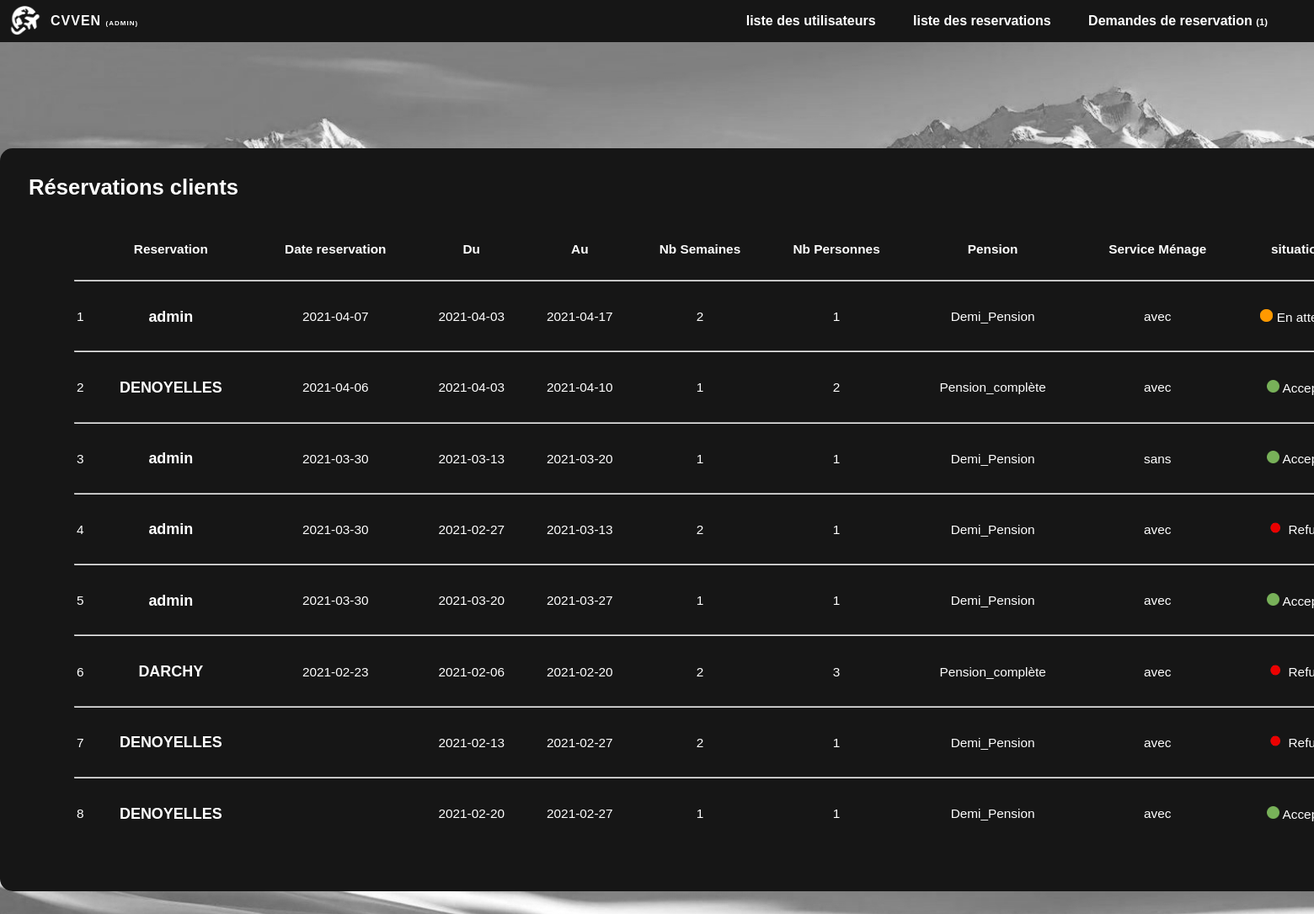
Page /Voyage/admin/listereserv.php (signed in) on the committed database.
### tables this page shows
CREATE TABLE `RESERVATION` (
  `id_Reservation` int(11) NOT NULL,
  `Date_Arrivee` date NOT NULL,
  `Date_Depart` date NOT NULL,
  `date-reserv` date DEFAULT NULL,
  `Pension` varchar(50) NOT NULL,
  `Menage` varchar(50) NOT NULL,
  `Nb_Personnes` int(11) NOT NULL,
  `Tarif_Sejour` float NOT NULL,
  `Etat_Reservation` tinyint(50) NOT NULL,
  `id_Client` int(11) NOT NULL,
  `Num_Hebergement` int(11) NOT NULL,
  `Num_Type_Hebergement` int(11) NOT NULL,
  `Situation` int(1) NOT NULL
);

CREATE TABLE `CLIENT` (
  `id_Client` int(11) NOT NULL,
  `NomClient` varchar(50) NOT NULL,
  `PrenomClient` varchar(50) NOT NULL,
  `Login` varchar(50) NOT NULL,
  `Motdepasse` varchar(50) NOT NULL,
  `Mail` varchar(50) NOT NULL,
  `admin` tinyint(1) NOT NULL
);

### Voyage/admin/listereserv.php (the view, shortened to what this page needs)
<?php
require('Connexion.php');
$notif = "SELECT * FROM `RESERVATION` WHERE `Situation` = 1 ";
$resultnotif = mysqli_query($conn,$notif) or die(mysql_error());
$query2 = "SELECT `id_Reservation`,`Num_Type_Hebergement`,`Date_Arrivee`,`Date_Depart`,`date-reserv`,`Nb_Personnes`,`Pension`,`Menage`,`Situation`,`id_Client` FROM `RESERVATION` ORDER BY `date-reserv` DESC ";
$result2 = mysqli_query($conn,$query2) or die(mysql_error());
?>
<!DOCTYPE html>
<html>
    <head>
        <link rel="stylesheet" type="text/css" href="Styles/style.css">
    </head>
    <body>
        <header class="header">
            <div class="container">
                <a href="index.html" class="logo"><img src="Images/logo.png" width=40px alt="logo du site" style="margin-top: 7px;"/></a>
                <p class="logo" style="margin-left: 50px; margin-top: 0;">CVVEN <span style="font-size: 50%;">(Admin)</span></p>
                <nav class="menu">
                    <a href="listeuser.php"> liste des utilisateurs </a>
                    <a href="listereserv.php"> liste des reservations </a>
                    <a href="reserv.php"> Demandes de reservation <span style="font-size: 70%;">(<?php echo mysqli_num_rows($resultnotif) ?>)</span> </a>
                </nav>
            </div>
        </header>
        <br>
        <br>
        <br>
        <br>
        <br>
        <br>
        <br>
        <center>
            <div id="div_1" style="width: 1700px;  font-size: 80%;">
                <br>
                <h1 style="color: #ffffff; text-align: left; margin-left: 2%;">Réservations clients</h1>
                <br>
                <table style="width: 90% ;font-size: 120%;">
                    <tr style="height: 50px;">
                        <th></th>
                        <th>Reservation</th>
                        <th>Date reservation</th>
                        <th>Du </th>
                        <th>Au</th>
                        <th>Nb Semaines</th>
                        <th>Nb Personnes</th>
                        <th>Pension</th>
                        <th>Service Ménage</th>
                        <th>situation</th>
                    </tr>
                    <?php
                    $cpt = 1;
                    while($rows2 = $result2->fetch_assoc())
                    {
                    echo '
                    <tr>
                        <td colspan="11">
                            <hr style="color: #ffffff;">
                        </td>
                    <tr>
                    <tr style="height: 50px; text-align: center;">
                        <td>'. $cpt .'</td>
                        <td><h3 id="h3_01">';
                        $id_util = $rows2['id_Client'];
                        $query4 = "SELECT `NomClient` FROM `CLIENT` WHERE `id_Client` = '$id_util'";
                        $result4 = mysqli_query($conn,$query4) or die(mysql_error());
                        $rows4 = mysqli_num_rows($result4);
                        if($rows4==1)
                        {
                            while($rows4 = $result4->fetch_assoc())
                            {
                                echo $rows4["NomClient"];
                            }
                        }
                        echo'</h3></td>';
                        echo '<td>'. $rows2["date-reserv"].'</td>
                        <td>'; $datetime1 = $rows2["Date_Arrivee"]; echo $datetime1; echo'</td>
                        <td>'; $datetime2 = $rows2["Date_Depart"]; echo $datetime2; echo'</td>
                        <td>';
                        $date1 = date_create($datetime1);
                        $date2 = date_create($datetime2);
                        $interval = date_diff($date1, $date2);
                        echo ($interval->format('%a')/7);
                        echo'</td>
                        <td>'. $rows2["Nb_Personnes"]. '</td>
                        <td>'. $rows2["Pension"]. '</td>
                        <td>'. $rows2["Menage"]. '</td>
                        <td>';
                        $situation = $rows2["Situation"];
                        if ($situation == 1){
                            echo '<img src=\'Images/orange.png\' style="height: 15px;"> En attente';
                        }
                        elseif ($situation == 2) {
                            echo '<img src=\'Images/verte.png\' style="height: 15px;"> Accepté';
                        }
                        elseif ($situation == 3) {
                            echo '<img src=\'Images/rouge.png\' style="height: 15px;"> Refusé';
                        }
                        else {
                            echo '?';
                        }
                        echo '</td>
                    </tr>';
                    $cpt = $cpt + 1;
                    }
                    ?>
                </table>
            </div>
        <center>
        <div style="height : 100px;">
        </div>
</body>
</html>

### Voyage/admin/Styles/style.css (style rules this page uses)
body, html { padding: 0; margin: 0; scrollbar-color: rgb(22, 22, 22) #5e5e5e; }
body { font-family: "Gill Sans", sans-serif; background-image: url('../Images/fond.jpg'); background-repeat: no-repeat; background-attachment: fixed; background-size: cover; color: #ffffff; margin: 0; }
a, a:hover { text-decoration: none; }
.header { background-color: rgb(22, 22, 22); height: 50px; line-height: 50px; padding-left: 10px; }
.logo { position: absolute; color: #ffffff; text-transform: uppercase; font-weight: bold; letter-spacing: 1px; float: left; }
.menu { float: right; font-weight: bold; padding-right: 15px; }
.menu a { color: #ffffff; margin-right: 40px; }
#div_1 { background-color: rgb(22, 22, 22); width: 40%; border-radius: 15px; padding-bottom: 60px; }
#h3_01 { color: #ffffff; }

### rows in the picture
reservation: value "2021-04-07", Date_Arrivee "2021-04-03", Date_Depart "2021-04-17", $interval->format('%a')/7 "2", Nb_Personnes "1", Pension "Demi_Pension", Menage "avec", Situation 1 (drawn)
client: NomClient "admin"
reservation: value "2021-04-06", Date_Arrivee "2021-04-03", Date_Depart "2021-04-10", $interval->format('%a')/7 "1", Nb_Personnes "2", Pension "Pension_complète", Menage "avec", Situation 2 (drawn)
client: NomClient "DENOYELLES"
reservation: value "2021-03-30", Date_Arrivee "2021-03-13", Date_Depart "2021-03-20", $interval->format('%a')/7 "1", Nb_Personnes "1", Pension "Demi_Pension", Menage "sans", Situation 2 (drawn)
reservation: value "2021-03-30", Date_Arrivee "2021-02-27", Date_Depart "2021-03-13", $interval->format('%a')/7 "2", Nb_Personnes "1", Pension "Demi_Pension", Menage "avec", Situation 3 (drawn)
reservation: value "2021-03-30", Date_Arrivee "2021-03-20", Date_Depart "2021-03-27", $interval->format('%a')/7 "1", Nb_Personnes "1", Pension "Demi_Pension", Menage "avec", Situation 2 (drawn)
reservation: value "2021-02-23", Date_Arrivee "2021-02-06", Date_Depart "2021-02-20", $interval->format('%a')/7 "2", Nb_Personnes "3", Pension "Pension_complète", Menage "avec", Situation 3 (drawn)
client: NomClient "DARCHY"
reservation: Date_Arrivee "2021-02-13", Date_Depart "2021-02-27", $interval->format('%a')/7 "2", Nb_Personnes "1", Pension "Demi_Pension", Menage "avec", Situation 3 (drawn)
reservation: Date_Arrivee "2021-02-20", Date_Depart "2021-02-27", $interval->format('%a')/7 "1", Nb_Personnes "1", Pension "Demi_Pension", Menage "avec", Situation 2 (drawn)

### other values in the picture
mysqli_num_rows($resultnotif) "1"
